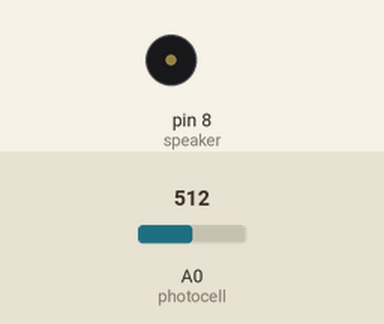
Recording of a sketch running on a simulated Arduino Uno, built with avr-gcc and run on an emulated ATmega328P. Shown: buzzer (waves = sounding). The test bench sets the inputs (shaded band); at power-on: A0 (photocell) = 512. What the sketch prints to the serial monitor is not drawn.

Above: at 1.2 s.
1.3 s: A0 (photocell) set to 485
4.3 s: A0 (photocell) set to 450
At 5.3 s:
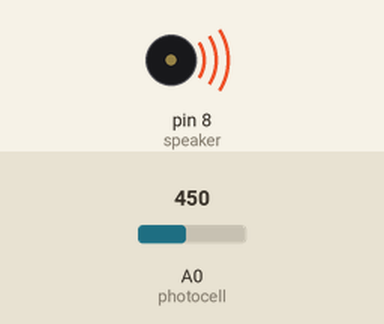
7.3 s: A0 (photocell) set to 106
At 8.1 s:
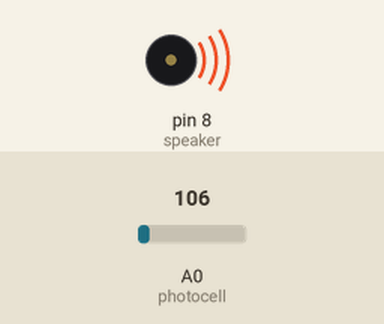
10.3 s: A0 (photocell) set to 91
At 11.0 s:
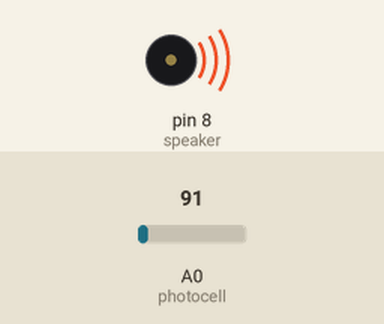
11.8 s: A0 (photocell) set to 122
At 12.6 s:
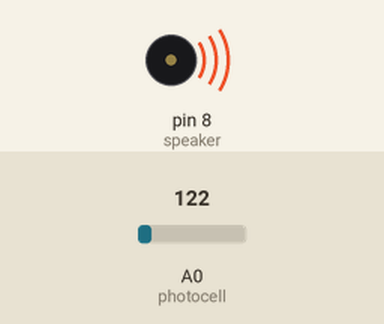
14.8 s: A0 (photocell) set to 0
At 15.3 s:
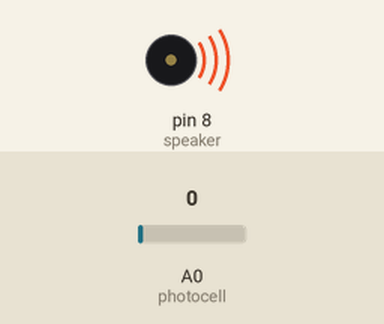
Timing chart, 0 to 65.3 s (numbered marks = the images above; inputs shaded):
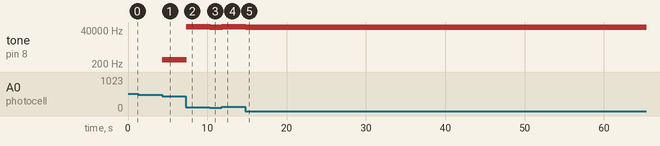

The sketch:

sketch_feb24.ino
```cpp
const int speaker = 8;
int photocell = A0;

//array of frequency values to play tune

void setup() {
  Serial.begin(9700);
  pinMode(speaker, OUTPUT);

}

void loop() {
  int sensorReadings= analogRead(photocell);
  Serial.print("photoCells: ");
  Serial.println(sensorReadings);

  int frequency = map(sensorReadings, 400, 550, 100, 1000);

  if(frequency < 420){
    tone(speaker, frequency, 10);
  }
  else if(frequency < 450){
    tone(speaker, frequency, 10);
  }
  else if(frequency < 475){
    tone(speaker, frequency, 10);
  }
  else if(frequency < 500){
    tone(speaker, frequency, 10);
  }
  else{
    noTone(speaker);
  }

}
```

Measured:
- the behaviour switches between 467 and 466 on A0 (photocell) (found by bisection; images 0 and 1)
- after the input at 4.3 s, tone on pin 8 (speaker): silent → 400 Hz at once
- after the input at 7.3 s, tone on pin 8 (speaker): 400 Hz → 63872 Hz at once
- after the input at 10.3 s, tone on pin 8 (speaker): 63872 Hz → 63782 Hz at once
- after the input at 11.8 s, tone on pin 8 (speaker): 63782 Hz → 63968 Hz at once
- after the input at 14.8 s, tone on pin 8 (speaker): 63968 Hz → 63236 Hz at once
